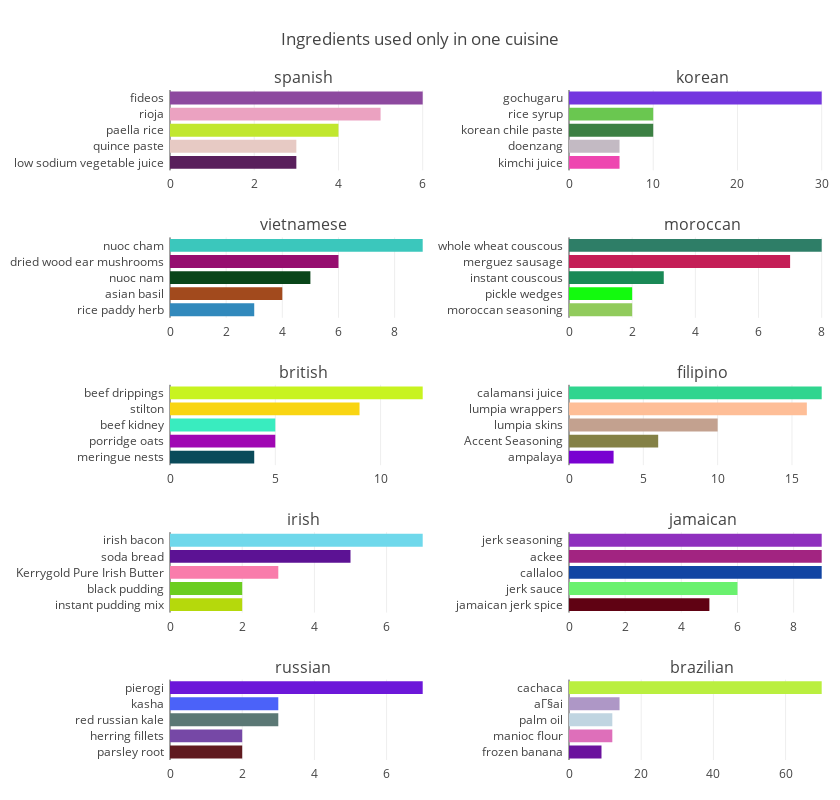

The code cell stored with this chart in its notebook:
### Code cell
#для следующих 10 кухонь
labels = [i for i in train_data.cuisine.value_counts().index][10:20]
totalPlot = 10
y = [[item]*2 for item in range(1,10)]
y = list(chain.from_iterable(y))
z = [1,2]*int((totalPlot/2))

fig = tools.make_subplots(rows= 5, cols=2, subplot_titles= labels, specs = [[{}, {}],[{}, {}],[{}, {}],[{}, {}],[{}, {}]],  horizontal_spacing = 0.20)
traces = []
for i,e in enumerate(labels): 
    cuisinespec= cuisine_unique(e, 5, allingredients)
    trace = go.Bar(
            x= cuisinespec['count'].values[::-1],
            y=  cuisinespec['ingredient'].values[::-1],
            orientation = 'h',marker = dict(color = random_colours(5),))
    traces.append(trace)

for t,y,z in zip(traces,y,z):
    fig.append_trace(t, y,z)

    fig['layout'].update(height=800, width=840,
    margin=dict(l=170,r=5,b=40,t=90,pad=5), showlegend=False, title='Ingredients used only in one cuisine')

iplot(fig, filename='horizontal-bar')

### Figure 1 — Plotly figure (JSON) as saved in the notebook; plotly's stock layout.template omitted (floating-point values rounded to 4 significant figures)
{"data": [{"marker": {"color": ["#591F5C", "#E7CAC4", "#C1E72E", "#EBA2C1", "#8D499F"]}, "orientation": "h", "type": "bar", "uid": "a1065e51-6afb-47fd-8b8a-4ea7a1c586fd", "x": [3, 3, 4, 5, 6], "xaxis": "x", "y": ["low sodium vegetable juice", "quince paste", "paella rice", "rioja", "fideos"], "yaxis": "y"}, {"marker": {"color": ["#EE46B0", "#C3BAC3", "#3C8043", "#6AC750", "#7436DF"]}, "orientation": "h", "type": "bar", "uid": "9279019f-d5c1-4f79-a345-4519835dea8b", "x": [6, 6, 10, 10, 30], "xaxis": "x2", "y": ["kimchi juice", "doenzang", "korean chile paste", "rice syrup", "gochugaru"], "yaxis": "y2"}, {"marker": {"color": ["#3189BC", "#A24A1D", "#094519", "#960E6F", "#3BC7BC"]}, "orientation": "h", "type": "bar", "uid": "3eb9823c-6744-4505-9235-eec4229f8b11", "x": [3, 4, 5, 6, 9], "xaxis": "x3", "y": ["rice paddy herb", "asian basil", "nuoc nam", "dried wood ear mushrooms", "nuoc cham"], "yaxis": "y3"}, {"marker": {"color": ["#91CB5C", "#13FA0E", "#1A8956", "#C41F57", "#2E7E67"]}, "orientation": "h", "type": "bar", "uid": "ed81cbd4-379f-4181-9b28-321a2536624a", "x": [2, 2, 3, 7, 8], "xaxis": "x4", "y": ["moroccan seasoning", "pickle wedges", "instant couscous", "merguez sausage", "whole wheat couscous"], "yaxis": "y4"}, {"marker": {"color": ["#0A4B5A", "#A007B3", "#39ECBF", "#F9D512", "#C8F320"]}, "orientation": "h", "type": "bar", "uid": "c4292bd7-18ff-4edb-bfef-2c60d03b2fc8", "x": [4, 5, 5, 9, 12], "xaxis": "x5", "y": ["meringue nests", "porridge oats", "beef kidney", "stilton", "beef drippings"], "yaxis": "y5"}, {"marker": {"color": ["#7901D1", "#848146", "#C3A18F", "#FEBE97", "#30D58F"]}, "orientation": "h", "type": "bar", "uid": "a2619487-d931-4768-a05c-8581db75050b", "x": [3, 6, 10, 16, 17], "xaxis": "x6", "y": ["ampalaya", "Accent Seasoning", "lumpia skins", "lumpia wrappers", "calamansi juice"], "yaxis": "y6"}, {"marker": {"color": ["#B5D90C", "#6BCD21", "#F97CAB", "#5C1294", "#6FD8EB"]}, "orientation": "h", "type": "bar", "uid": "30def443-b57b-476b-92e7-972c7162436f", "x": [2, 2, 3, 5, 7], "xaxis": "x7", "y": ["instant pudding mix", "black pudding", "Kerrygold Pure Irish Butter", "soda bread", "irish bacon"], "yaxis": "y7"}, {"marker": {"color": ["#600213", "#6AF16E", "#1245A3", "#A22481", "#8F30BE"]}, "orientation": "h", "type": "bar", "uid": "d0ed8d38-82e9-4483-877f-25f638f267d0", "x": [5, 6, 9, 9, 9], "xaxis": "x8", "y": ["jamaican jerk spice", "jerk sauce", "callaloo", "ackee", "jerk seasoning"], "yaxis": "y8"}, {"marker": {"color": ["#601A1F", "#7648A6", "#5B7875", "#4B62F9", "#6C17D9"]}, "orientation": "h", "type": "bar", "uid": "57f62795-225d-46a4-9ed0-79b0b0edb4e6", "x": [2, 2, 3, 3, 7], "xaxis": "x9", "y": ["parsley root", "herring fillets", "red russian kale", "kasha", "pierogi"], "yaxis": "y9"}, {"marker": {"color": ["#6B129D", "#DE6FBA", "#C0D5E1", "#AE97C6", "#BAEF3F"]}, "orientation": "h", "type": "bar", "uid": "ffa0e37c-9725-4bec-9758-a2b51b9dbf99", "x": [9, 12, 12, 14, 70], "xaxis": "x10", "y": ["frozen banana", "manioc flour", "palm oil", "aГ§ai", "cachaca"], "yaxis": "y10"}], "layout": {"annotations": [{"font": {"size": 16}, "showarrow": false, "text": "spanish", "x": 0.2, "xanchor": "center", "xref": "paper", "y": 1, "yanchor": "bottom", "yref": "paper"}, {"font": {"size": 16}, "showarrow": false, "text": "korean", "x": 0.8, "xanchor": "center", "xref": "paper", "y": 1, "yanchor": "bottom", "yref": "paper"}, {"font": {"size": 16}, "showarrow": false, "text": "vietnamese", "x": 0.2, "xanchor": "center", "xref": "paper", "y": 0.78, "yanchor": "bottom", "yref": "paper"}, {"font": {"size": 16}, "showarrow": false, "text": "moroccan", "x": 0.8, "xanchor": "center", "xref": "paper", "y": 0.78, "yanchor": "bottom", "yref": "paper"}, {"font": {"size": 16}, "showarrow": false, "text": "british", "x": 0.2, "xanchor": "center", "xref": "paper", "y": 0.56, "yanchor": "bottom", "yref": "paper"}, {"font": {"size": 16}, "showarrow": false, "text": "filipino", "x": 0.8, "xanchor": "center", "xref": "paper", "y": 0.56, "yanchor": "bottom", "yref": "paper"}, {"font": {"size": 16}, "showarrow": false, "text": "irish", "x": 0.2, "xanchor": "center", "xref": "paper", "y": 0.34, "yanchor": "bottom", "yref": "paper"}, {"font": {"size": 16}, "showarrow": false, "text": "jamaican", "x": 0.8, "xanchor": "center", "xref": "paper", "y": 0.34, "yanchor": "bottom", "yref": "paper"}, {"font": {"size": 16}, "showarrow": false, "text": "russian", "x": 0.2, "xanchor": "center", "xref": "paper", "y": 0.12, "yanchor": "bottom", "yref": "paper"}, {"font": {"size": 16}, "showarrow": false, "text": "brazilian", "x": 0.8, "xanchor": "center", "xref": "paper", "y": 0.12, "yanchor": "bottom", "yref": "paper"}], "height": 800, "margin": {"b": 40, "l": 170, "pad": 5, "r": 5, "t": 90}, "showlegend": false, "title": {"text": "Ingredients used only in one cuisine"}, "width": 840, "xaxis": {"anchor": "y", "domain": [0, 0.4]}, "xaxis10": {"anchor": "y10", "domain": [0.6, 1]}, "xaxis2": {"anchor": "y2", "domain": [0.6, 1]}, "xaxis3": {"anchor": "y3", "domain": [0, 0.4]}, "xaxis4": {"anchor": "y4", "domain": [0.6, 1]}, "xaxis5": {"anchor": "y5", "domain": [0, 0.4]}, "xaxis6": {"anchor": "y6", "domain": [0.6, 1]}, "xaxis7": {"anchor": "y7", "domain": [0, 0.4]}, "xaxis8": {"anchor": "y8", "domain": [0.6, 1]}, "xaxis9": {"anchor": "y9", "domain": [0, 0.4]}, "yaxis": {"anchor": "x", "domain": [0.88, 1]}, "yaxis10": {"anchor": "x10", "domain": [0, 0.12]}, "yaxis2": {"anchor": "x2", "domain": [0.88, 1]}, "yaxis3": {"anchor": "x3", "domain": [0.66, 0.78]}, "yaxis4": {"anchor": "x4", "domain": [0.66, 0.78]}, "yaxis5": {"anchor": "x5", "domain": [0.44, 0.56]}, "yaxis6": {"anchor": "x6", "domain": [0.44, 0.56]}, "yaxis7": {"anchor": "x7", "domain": [0.22, 0.34]}, "yaxis8": {"anchor": "x8", "domain": [0.22, 0.34]}, "yaxis9": {"anchor": "x9", "domain": [0, 0.12]}}}
